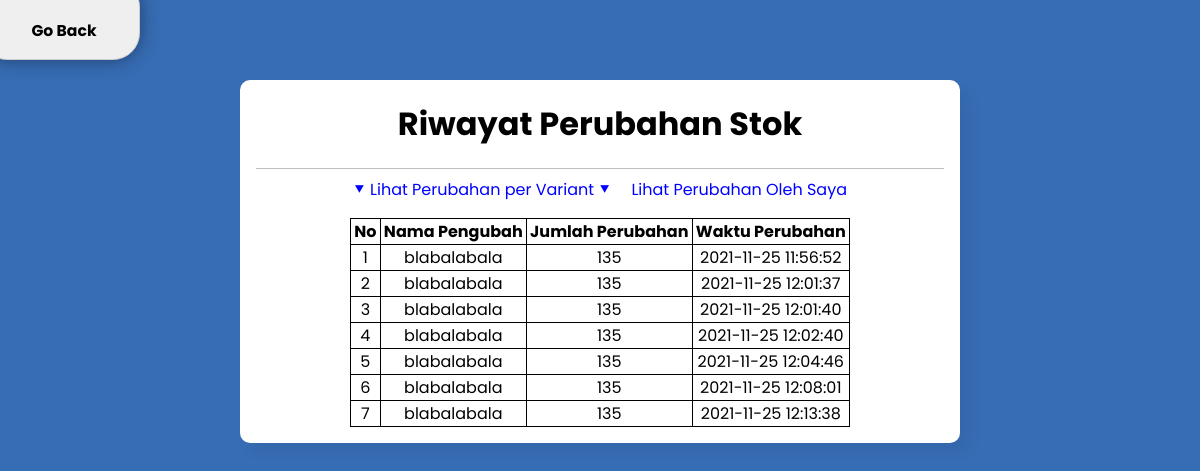
/public/riwayat/Rasa+Pasir (signed in), run on an earlier commit of the app's database.
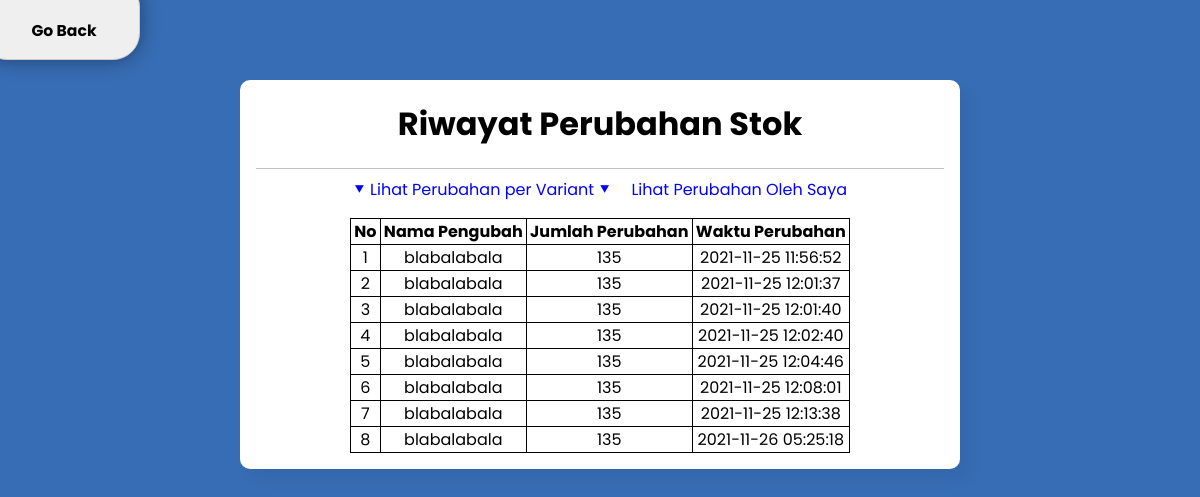
And on a later commit of the database.
### tables this page shows
CREATE TABLE histori(nama_var varchar(255), username varchar(100), tanggal_perubahan datetime, perubahan int not null, primary key (nama_var,username,tanggal_perubahan), foreign key(nama_var) references "varian_dorayaki"(nama) on delete no action on update cascade, foreign key(username) references user(username) on delete no action on update cascade);

### app/core/Controller.php (called while the page is built, shortened)
<?php
class Controller{
    public function view($view, $data=[]){
        require_once('../app/views/'.$view.'.php');
    }
    public function model($model){
        return new $model;
    }
}

### app/controllers/Riwayat.php (called while the page is built, shortened)
<?php
class Riwayat extends Controller
{
    public function index($variant = '')
    {
        $data['is_admin'] = $_SESSION['is_admin'];
        if($variant != ''){
            if($data['is_admin'] == 0 ){
                header("Location: " . BASEURL . "riwayat");
                exit;
            }
            else{
                $data['variant_history'] = $this->model('Histori_model')->getHistoryVariant($variant);
                $data['nama_var'] = $this->model('Histori_model')->getVarName();
            }
        }
        $this->view('riwayat/index', $data);
    }
}

### app/core/App.php (called while the page is built, shortened)
<?php
class App
{
    protected $method = 'index';
    protected $params = [];
    public function __construct()
    {
        $url = $this->parseURL();
        $url[0] = ucfirst($url[0]);
        if (file_exists('../app/controllers/' . $url[0] . '.php')) {
            unset($url[0]);
        }
        $this->controller = new $this->controller;
        if (!empty($url)) {
            $this->params = array_values($url);
        }
        call_user_func_array([$this->controller, $this->method], $this->params);
    }
    public function parseURL()
    {
        if (isset($_GET['url'])) {
            $url = rtrim($_GET['url'], '/');
            $url = explode('/', $url);
            return $url;
        }
    }
}

### public/index.php (called while the page is built, shortened)
<?php
$app = new App;

### app/core/Database.php (called while the page is built, shortened)
<?php
class Database{
    private $PATH_TO_SQLITE_FILE = PATH_TO_SQLITE_FILE;
    private $dbh;
    private $stmt;
    public function __construct()
    {
        $option = [
            PDO::ATTR_PERSISTENT => true,
            PDO::ATTR_ERRMODE => PDO::ERRMODE_EXCEPTION
        ];
        try{
            $this->dbh = new PDO("sqlite:" . $this->PATH_TO_SQLITE_FILE, null,null,$option);
        }catch(PDOException $e){
            die($e->getMessage());
        }
    }
    public function query($query){
        $this->stmt = $this->dbh->prepare($query);
    }
    public function bind($param, $value, $type =null){
        if(is_null($type)){
            switch (true){
                default:
                    $type = PDO::PARAM_STR;
            }
        }
        $this->stmt->bindValue($param, $value, $type);
    }
    public function execute(){
        $this->stmt->execute();
    }
    public function resultSet(){
        $this->execute();
        return $this->stmt->fetchAll(PDO::FETCH_ASSOC);
    }
}

### app/models/Histori_model.php (called while the page is built, shortened)
<?php
class Histori_model
{
    private $db;
    public function __construct()
    {
        $this->db = new Database;
    }
    public function getHistoryVariant($variant){
        $query = "SELECT nama_var, username, tanggal_perubahan, perubahan FROM histori WHERE nama_var = :variant ORDER BY tanggal_perubahan ASC";
        $this->db->query($query);
        $this->db->bind('variant', "$variant");
        return $this->db->resultSet();
    }
    public function getVarName(){
        $query = "SELECT DISTINCT nama_var FROM histori";
        $this->db->query($query);
        return $this->db->resultSet();
    }
}

### app/views/riwayat/index.php (the view, shortened to what the changed rows need)
<!DOCTYPE html>
<html lang="en">
<head>
    <link rel="stylesheet" href="<?= BASEURL; ?>css/riwayat.css">
</head>
<body>
    <div class="center">
        <h1>Riwayat <?php if ($data['is_admin'] == 1) echo "Perubahan Stok";
                    else echo "Pembelian"; ?></h1>
        <?php
        if (isset($data['histori']) && $data['is_admin'] == 1) {
            echo "
        <div class='dropdown' id='dropdown' onclick='toggleDropdown()'>&#11206; Lihat Perubahan per Variant &#11206;";
            foreach ($data['nama_var'] as $varname) {
                echo "
        <a href='" . BASEURL . "riwayat/" . urlencode($varname['nama_var']) . "' class='dropdown-content'>" . $varname['nama_var'] . "</a>
        ";
            }
            echo "
        </div>
        <a href='" . BASEURL . "riwayat' class='saya'>Lihat Perubahan Oleh Saya</a>
        <table>
            <tr>
                <th>No</th>
                <th>Nama Varian</th>
                <th>Jumlah Perubahan</th>
                <th>Waktu Perubahan</th>
            </tr>";
            $i = 0;
            foreach ($data['histori'] as $histori) {
                $i++;
                echo "
                <tr>
                    <td>" . $i . "</td>
                    <td><a href='" . BASEURL . "detail/" . urlencode($histori['nama_var']) . "'>" . $histori['nama_var'] . "</a></td>
                    <td>" . $histori['perubahan'] . "</td>
                    <td>" . $histori['tanggal_perubahan'] . "</td>
                </tr>
                ";
            }
            echo "
        </table>";
        } else {
            echo "
        <table>
            <tr>
                <th>No</th>
                <th>Nama Pengubah</th>
                <th>Jumlah Perubahan</th>
                <th>Waktu Perubahan</th>
            </tr>";
            $i = 0;
            foreach ($data['variant_history'] as $variant_history) {
                $i++;
                echo "
                <tr>
                    <td>" . $i . "</td>
                    <td>" . $variant_history['username'] . "</td>
                    <td>" . $variant_history['perubahan'] . "</td>
                    <td>" . $variant_history['tanggal_perubahan'] . "</td>
                </tr>
                ";
            }
            echo "
        </table>
        ";
        }
        ?>
    </div>
</body>
</html>

What changed in the data, as far as the page shows it:
added histori: username "blabalabala", perubahan "135", tanggal_perubahan "2021-11-26 05:25:18"
